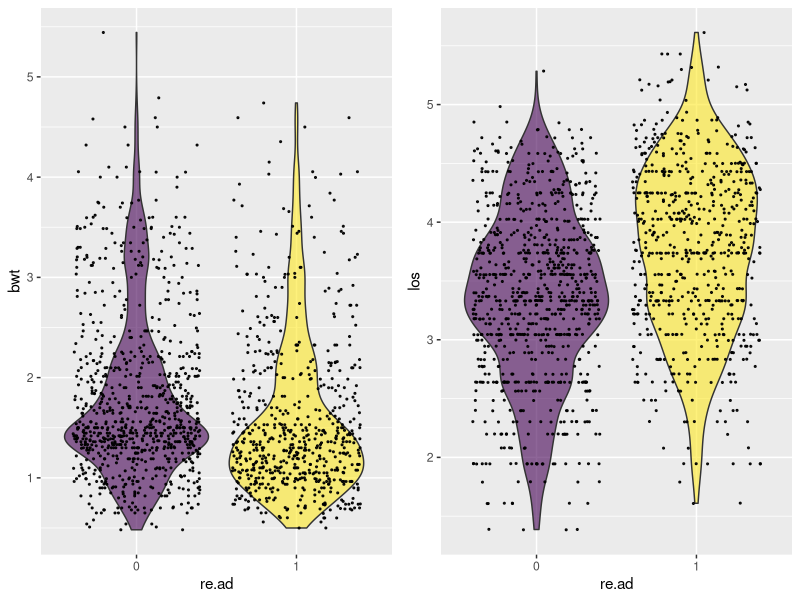
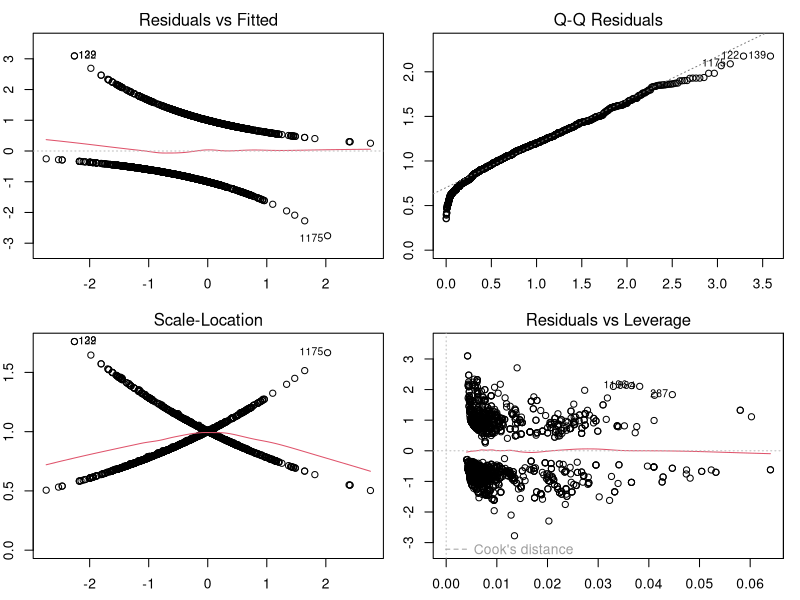
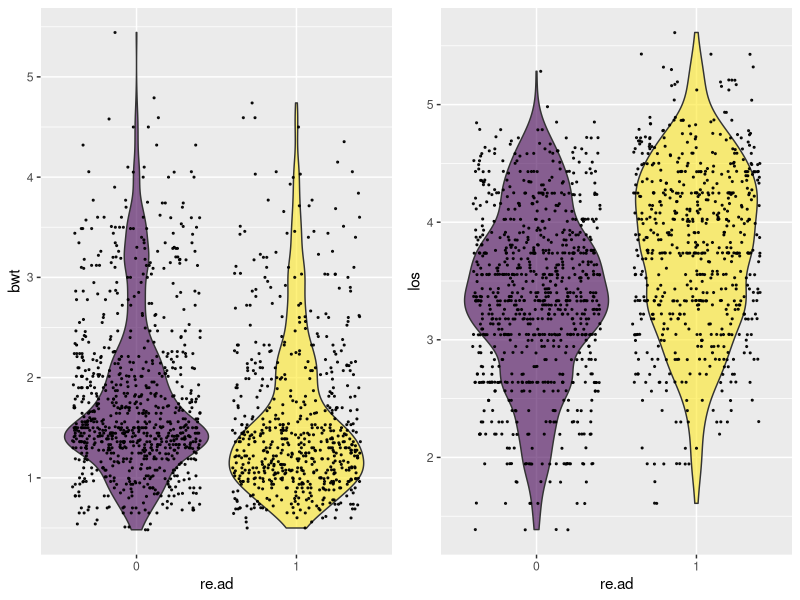
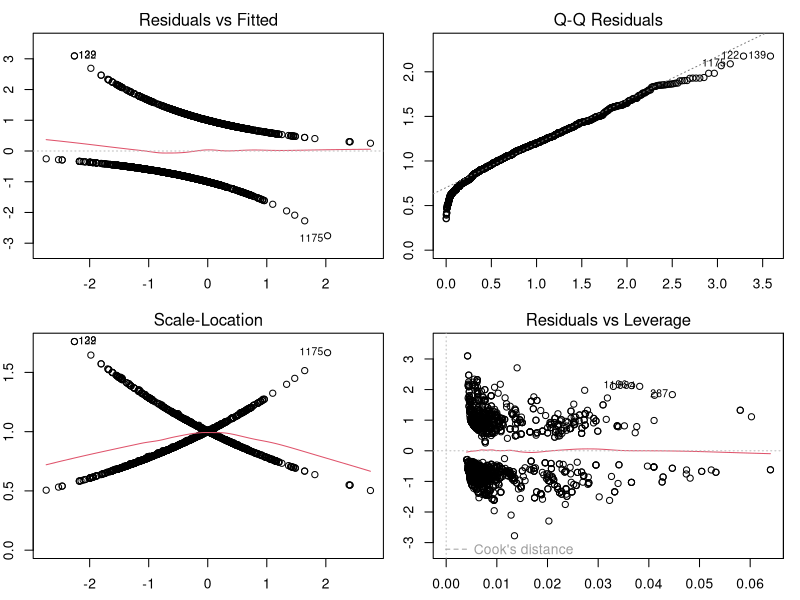

The R script that drew these images, in order:
## ---- chunk 1
library(tidyverse)
library(viridis)
library(car)
library(ggpubr)
## ---- chunk 2
neomod <- read.table("../Data/neomod_isam12.dat", header = T)

neomod$cns    = factor(neomod$cns)
neomod$size   = factor(neomod$size)
neomod$gest   = factor(neomod$gest)
neomod$emp.f  = factor(neomod$emp.f)
neomod$emp.m  = factor(neomod$emp.m)
neomod$edu    = factor(neomod$edu)
neomod$re.ad  = factor(neomod$re.ad)
neomod$sex    = factor(neomod$sex)
neomod$accom  = factor(neomod$accom)
## ---- chunk 3
p.bwt <- neomod %>%
  ggplot(aes(x=re.ad, y=bwt, fill=re.ad)) +
    geom_violin() +
    scale_fill_viridis(discrete = TRUE, alpha=0.6) +
    geom_jitter(color="black", size=0.4, alpha=0.9) +
    theme(
      legend.position="none",
      plot.title = element_text(size=11)
    )
p.los <- neomod %>%
  ggplot(aes(x=re.ad, y=los, fill=re.ad)) +
    geom_violin() +
    scale_fill_viridis(discrete = TRUE, alpha=0.6) +
    geom_jitter(color="black", size=0.4, alpha=0.9) +
    theme(
      legend.position="none",
      plot.title = element_text(size=11)
    )
ggarrange(p.bwt, p.los, ncol = 2, nrow = 1)
## ---- chunk 4
mod.nolos.full <- glm(re.ad ~ . -los + cns:size + cns:gest + cns:bwt + cns:emp.f + 
                        cns:emp.m + cns:edu + cns:sex + size:gest + size:bwt + 
                        size:emp.f + size:emp.m + size:edu + size:sex + gest:bwt + 
                        gest:emp.f + gest:emp.m + gest:edu + gest:sex + bwt:emp.f + 
                        bwt:emp.m + bwt:edu + bwt:sex + emp.f:emp.m + emp.f:edu + 
                        emp.f:sex + emp.m:edu + emp.m:sex + edu:sex,
                        data= neomod,
                        family=binomial)

summary.glm(mod.nolos.full)
## ---- chunk 5
mod.los.full <- glm(re.ad ~ . + cns:size + cns:gest + cns:bwt + cns:emp.f + cns:emp.m + 
                      cns:edu + cns:sex + size:gest + size:bwt + size:emp.f + size:emp.m + 
                      size:edu + size:sex + gest:bwt + gest:emp.f + gest:emp.m + gest:edu + 
                      gest:sex + bwt:emp.f + bwt:emp.m + bwt:edu + bwt:sex + emp.f:emp.m + 
                      emp.f:edu + emp.f:sex + emp.m:edu + emp.m:sex + edu:sex,
                      data= neomod,
                      family=binomial)

summary.glm(mod.los.full)
## ---- chunk 6
anova(mod.los.full, mod.nolos.full, test = "Chisq")
## ---- chunk 7
mod.binomial <- glm(re.ad ~ . + cns:emp.f + size:emp.f + size:emp.m + gest:edu + bwt:edu + emp.m:edu,
                data= neomod,
                family=binomial)

deviance(mod.binomial) / df.residual(mod.binomial)
## ---- chunk 8
mod.quasibinomial <- glm(re.ad ~ . + cns:emp.f + size:emp.f + size:emp.m + gest:edu + bwt:edu + emp.m:edu,
                data= neomod,
                family=quasibinomial)

pchisq(summary(mod.binomial)$dispersion * mod.quasibinomial$df.residual, mod.quasibinomial$df.residual, lower = F)
## ---- chunk 9
library(MASS)
mod.step <- stepAIC(mod.binomial, direction = "both", trace = FALSE)
mod.step
## ---- chunk 10
anova(mod.step, mod.binomial, test = "Chisq")
## ---- chunk 11
summary.glm(mod.step)
## ---- chunk 12
par(mfrow=c(2,2), mar=c(2.5,2,2,1))
plot(mod.step)
## ---- chunk 13
library(tidyverse)
library(viridis)
library(car)
library(ggpubr)
library(MASS)
## ---- chunk 14
neomod <- read.table("../Data/neomod_isam12.dat", header = TRUE)

neomod$cns    = factor(neomod$cns)
neomod$size   = factor(neomod$size)
neomod$gest   = factor(neomod$gest)
neomod$emp.f  = factor(neomod$emp.f)
neomod$emp.m  = factor(neomod$emp.m)
neomod$edu    = factor(neomod$edu)
neomod$re.ad  = factor(neomod$re.ad)
neomod$sex    = factor(neomod$sex)
neomod$accom  = factor(neomod$accom)
## ---- chunk 15
p.bwt <- neomod %>%
  ggplot(aes(x = re.ad, y = bwt, fill = re.ad)) +
    geom_violin() +
    scale_fill_viridis(discrete = TRUE, alpha = 0.6) +
    geom_jitter(color = "black", size = 0.4, alpha = 0.9) +
    theme(
      legend.position = "none",
      plot.title = element_text(size = 11)
    )
p.los <- neomod %>%
  ggplot(aes(x = re.ad, y = los, fill = re.ad)) +
    geom_violin() +
    scale_fill_viridis(discrete = TRUE, alpha=0.6) +
    geom_jitter(color="black", size=0.4, alpha=0.9) +
    theme(
      legend.position = "none",
      plot.title = element_text(size = 11)
    )
ggarrange(p.bwt, p.los, ncol = 2, nrow = 1)
## ---- chunk 16
mod.nolos.full <- glm(re.ad ~ . -los + cns:size + cns:gest + cns:bwt + cns:emp.f + 
                        cns:emp.m + cns:edu + cns:sex + size:gest + size:bwt + 
                        size:emp.f + size:emp.m + size:edu + size:sex + gest:bwt + 
                        gest:emp.f + gest:emp.m + gest:edu + gest:sex + bwt:emp.f + 
                        bwt:emp.m + bwt:edu + bwt:sex + emp.f:emp.m + emp.f:edu + 
                        emp.f:sex + emp.m:edu + emp.m:sex + edu:sex,
                        data = neomod,
                        family = binomial)

summary.glm(mod.nolos.full)
## ---- chunk 17
mod.los.full <- glm(re.ad ~ . + cns:size + cns:gest + cns:bwt + cns:emp.f + cns:emp.m + 
                      cns:edu + cns:sex + size:gest + size:bwt + size:emp.f + size:emp.m + 
                      size:edu + size:sex + gest:bwt + gest:emp.f + gest:emp.m + gest:edu + 
                      gest:sex + bwt:emp.f + bwt:emp.m + bwt:edu + bwt:sex + emp.f:emp.m + 
                      emp.f:edu + emp.f:sex + emp.m:edu + emp.m:sex + edu:sex,
                      data = neomod,
                      family = binomial)

summary.glm(mod.los.full)
## ---- chunk 18
anova(mod.los.full, mod.nolos.full, test = "Chisq")
## ---- chunk 19
mod.binomial <- glm(re.ad ~ . + cns:emp.f + size:emp.f + size:emp.m + gest:edu + bwt:edu + emp.m:edu,
                data = neomod,
                family = binomial)

deviance(mod.binomial) / df.residual(mod.binomial)
## ---- chunk 20
mod.quasibinomial <- glm(re.ad ~ . + cns:emp.f + size:emp.f + size:emp.m + gest:edu + bwt:edu + emp.m:edu,
                data = neomod,
                family = quasibinomial)

pchisq(summary(mod.binomial)$dispersion * mod.quasibinomial$df.residual, mod.quasibinomial$df.residual, lower = FALSE)
## ---- chunk 21
mod.step <- stepAIC(mod.binomial, direction = "both", trace = FALSE)
mod.step
## ---- chunk 22
anova(mod.step, mod.binomial, test = "Chisq")
## ---- chunk 23
summary.glm(mod.step)
## ---- chunk 24
par(mfrow = c(2,2), mar = c(2.5,2,2,1))
plot(mod.step)
